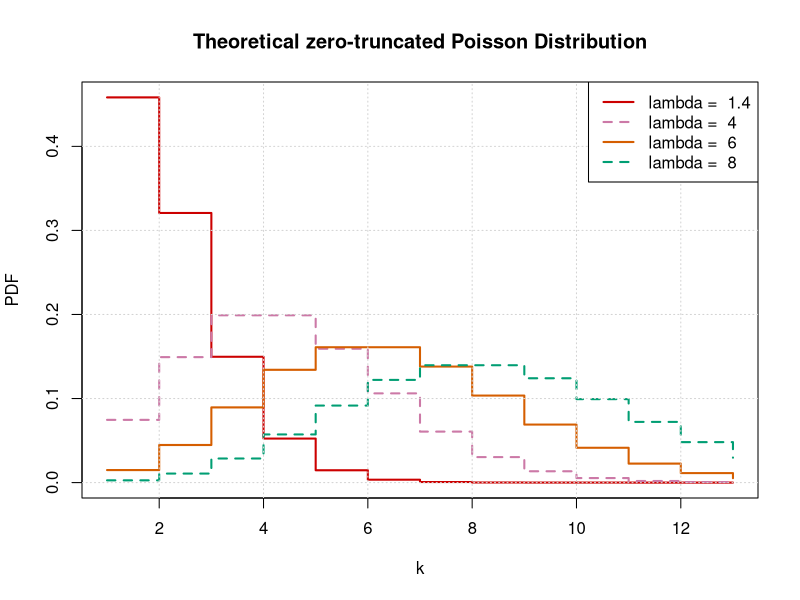
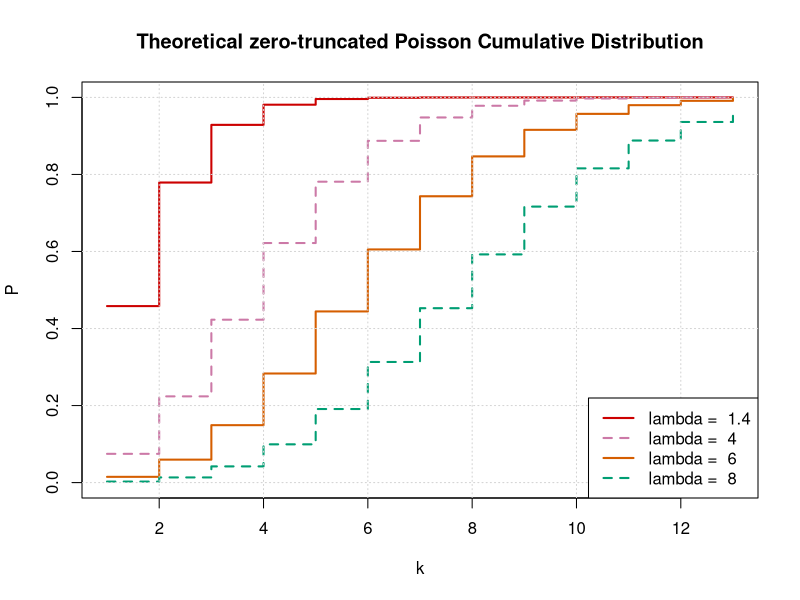
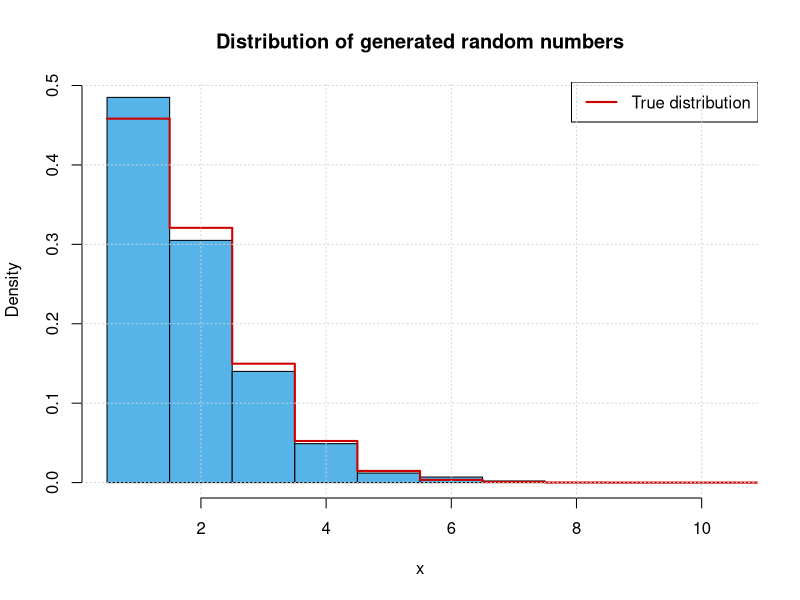
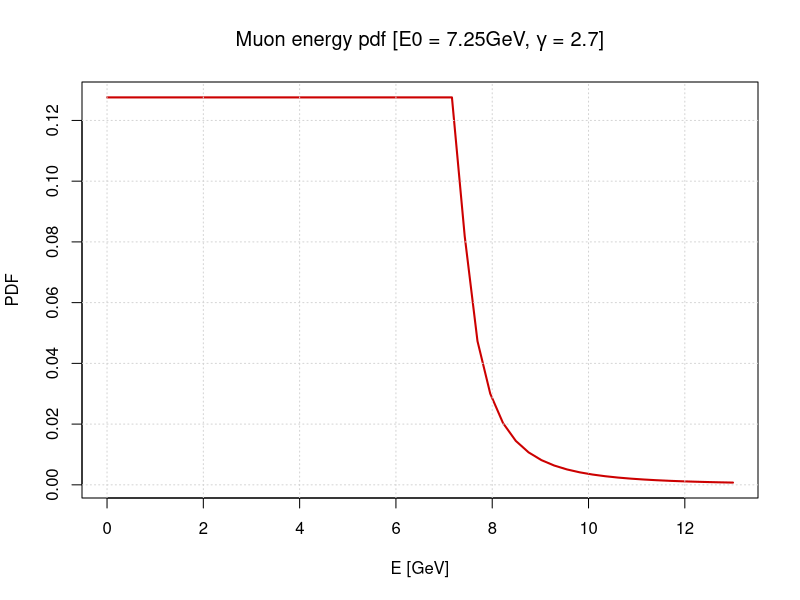
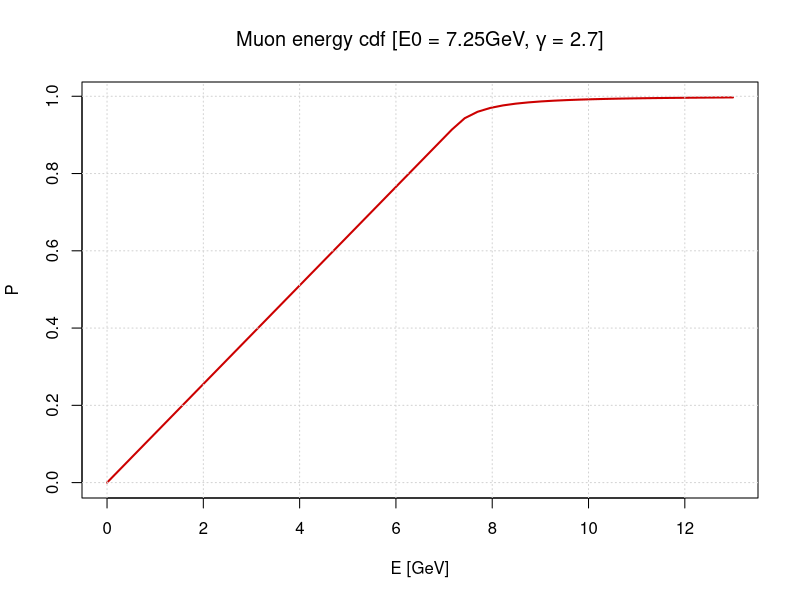

R code for these plots, in order:
## ---- chunk 1
knitr::opts_chunk$set(echo = TRUE)

color_vector <- c("#CC0000",   # Dark red
                  "#CC79A7",   # Muted purple
                  "#D55E00",   # Vermilion
                  "#009E73",   # Bluish green
                  "#56B4E9",   # Sky blue
                  '#000046',   # Deep Blue
                  "#DB1E60",   # Pinkish-red
                  "#E69F00")   # Yellow-orange

## ---- chunk 2
library(dplyr)
library(ggplot2)
## ---- chunk 3
# Parameters for the poisson distribution
lambda_vec <- c(1.4,4,6, 8)
k <- 1:13


integrate_step <- function(f, lower, upper){
  integral = 0
  for(x in lower:(upper-1))
    integral = integral+f(x)
  return(integral)
}

dzeropois <- function(k, lambda){
  #to handle float numbers
  k = trunc(k)
  return(lambda^k*exp(-lambda)/factorial(k)/(1-exp(-lambda)))
}

#designed to handle vectors of q in input
pzeropois <- function(q, lambda) {
  #to handle float numbers
  q = as.integer(trunc(q))
  P_cum <- numeric(length(q))
  for (i in 1:length(q)) {
    k <- 1:q[i]
    P_cum[i] <- sum(dzeropois(k, lambda))
  }
  return(P_cum)
}

# Function used to invert the pzeropois
threshold_search <- function(f, guess, threshold, lambda) {
  x <- as.integer(trunc(guess))
  while(TRUE) {
    if(f(x, lambda) - threshold <= 0) {
      if(f(x + 1, lambda) - threshold >= 0)
        return(x+1)
      else 
        x <- x + 1
    } 
    else if(x>1)
      x <- x - 1
    else
      return(x)
  }
}

# Function to generate random samples from Poisson distribution
rzeropois <- function(n, lambda) {
  p <- runif(n, min = 1e-10, max = 1-1e-10)
  x <- sapply(p, function(probability) {
    threshold_search(pzeropois, lambda+1, probability, lambda)
  })
  return(x)
}


poisson_pdf <- sapply(lambda_vec, function(L) {dzeropois(k, L)})
poisson_cum <- sapply(lambda_vec, function(L) {pzeropois(k, L)})

linetype <- 2-(1:length(lambda_vec))%%2
## ---- chunk 4
# create the first straight line plot
plot(k,poisson_pdf[,1], type = "s", lwd = 2, col = color_vector[1], 
     xlab = "k", ylab = "PDF", lty = linetype[1])

# create all the others
for (i in 2:length(lambda_vec)) {
  lines(k, poisson_pdf[, i], col=color_vector[i], type='s', lwd=2, lty = linetype[i])

}

grid()

# Create legend labels
legend_labels <- paste('lambda = ', lambda_vec)
# Add a legend
legend("topright", legend = legend_labels, col = color_vector[1:length(lambda_vec)], lty = linetype, lwd = 2)
# Add a title
title("Theoretical zero-truncated Poisson Distribution")
## ---- chunk 5
# create the first straight line plot
plot(k,poisson_cum[,1], type = "s", lwd = 2, col = color_vector[1], 
     xlab = "k", ylab = "P", lty = linetype[1], ylim=c(0,1))

# create all the others
for (i in 2:length(lambda_vec)) {
  lines(k, poisson_cum[, i], col=color_vector[i], type='s', lwd=2, lty = linetype[i], ylim=c(0,1))

}

grid()

# Create legend labels
legend_labels <- paste('lambda = ', lambda_vec)
legend("bottomright", legend = legend_labels, col = color_vector[1:length(lambda_vec)], lty = linetype, lwd = 2)

title("Theoretical zero-truncated Poisson Cumulative Distribution")
## ---- chunk 6
lambda = 1.4
mean = integrate_step(function(x){x*dzeropois(x,lambda)}, lower = 1, upper = 15)
std  = integrate_step(function(x){x^2*dzeropois(x,lambda)}, lower = 1, upper = 15)

writeLines(sprintf(
"
Taking lambda = 1.4 and truncating the sum at k=15 we can obtain:
  - The mean value is %.2f
  - The standard deviation is %.2f
",
  mean[1], std[1])
)
## ---- chunk 7
n = 1000
random_numbers <- rzeropois(n, lambda)

breaks <- seq(1 - 0.5, 10 + 0.5, by = 1)
#plot
hist(random_numbers, breaks=breaks, col = color_vector[5], xlab = "x", ylab = "Density", freq = FALSE, main="")
lines(k-0.5, poisson_pdf[,1], type='s', lwd = 2, col = color_vector[1], lty = linetype[1])

legend_labels <- paste('True distribution')
legend("topright", legend = legend_labels, col = color_vector[1], lty = linetype[1], lwd = 2)

grid()
title("Distribution of generated random numbers")
## ---- chunk 8
dmuonenergy <- function(E, N, E0, g){ ifelse(test = E<E0, yes = return(N), no = return(N*(E-E0+1)^(-g))) }
pmuonenergy <- function(q, N, E0, g){ return(integrate(function (x) {sapply(x, function(E) {dmuonenergy(E, N, E0, g) })}, lower = 0, upper = q)$value) }
normalize <- function(E0, g){ pmuonenergy(Inf, 1, E0, g)^-1 }
## ---- chunk 9
E0 <- 7.25 #GeV
g  <- 2.7  #gamma factor

#Compute the normalization factor
N = normalize(E0, g)
print(sprintf("The normalization factor is %.2f", N))
## ---- chunk 10
#Plotting the pdf
x_plot <- seq(from=0, to=13, length.out=50)
y_plot <- sapply(x_plot, function(E){dmuonenergy(E, N, E0, g)})

#plot
plot(x_plot, y_plot, type='l', lwd = 2, col = color_vector[1], lty = linetype[1], xlab="E [GeV]", ylab="PDF")


grid()
title(expression(paste("Muon energy pdf [E0" , " = 7.25GeV, ", gamma, " = 2.7]")))
## ---- chunk 11
#Plotting the cumulative
x_plot <- seq(from=0, to=13, length.out=50)
y_plot <- sapply(x_plot, function(E){pmuonenergy(E, N, E0, g)})

#plot
plot(x_plot, y_plot, type='l', lwd = 2, col = color_vector[1], lty = linetype[1], xlab="E [GeV]", ylab="P")

grid()
title(expression(paste("Muon energy cdf [E0" , " = 7.25GeV, ", gamma, " = 2.7]")))
## ---- chunk 12
#Comute the mean value
mean <- integrate(function(x){ sapply(x, function(E){ E * dmuonenergy(E, N, E0, g) }) }, lower = 0, upper = Inf)$value
sprintf("The mean value is %.2f", mean)
